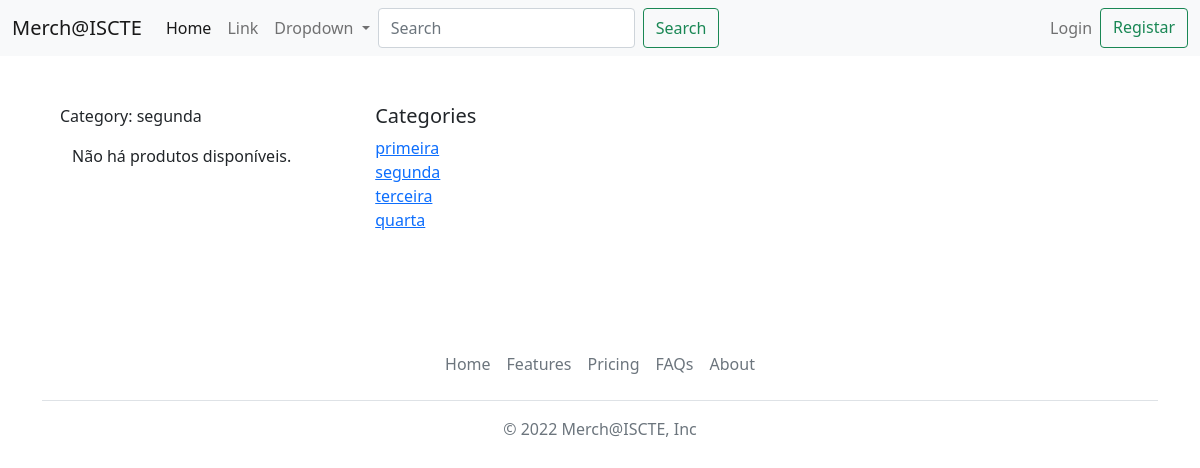
/loja/detalhe_categoria/2, run on an earlier commit of the app's database.
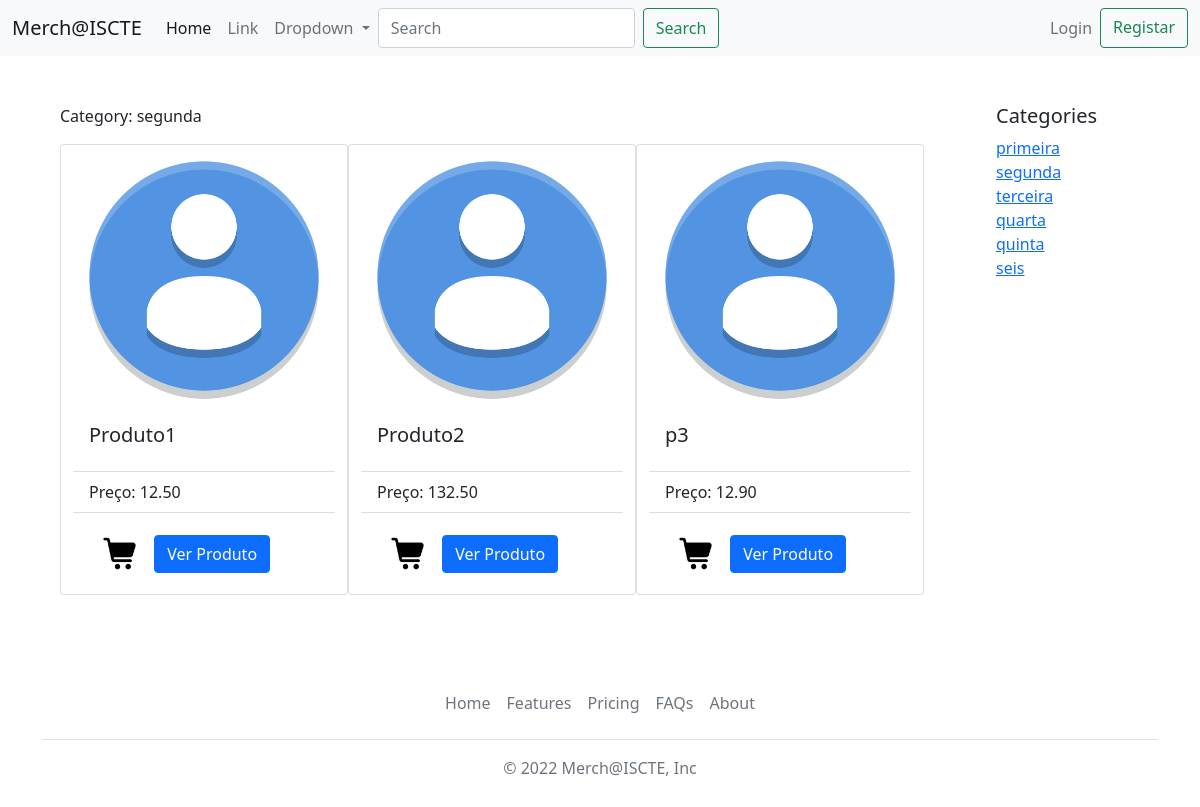
And on a later commit of the database.
### loja/models.py (models this page shows, shortened)
class Categoria(models.Model):
    categoria_nome = models.CharField(max_length=100)
    foto = models.CharField(max_length=100, default='/static/media/computer.png')

class Produto(models.Model):
    produto_nome = models.CharField(max_length=50)
    produto_texto = models.CharField(max_length=200)
    preco_data = models.DecimalField(default=0.0, decimal_places=2, max_digits=5)
    categoria = models.ForeignKey(Categoria, blank=True, null=True, on_delete=models.RESTRICT)
    foto = models.CharField(max_length=100, default='/static/media/avatardefault.png')

### loja/views.py (the view)
# urls.py: path('detalhe_categoria/<int:categoria_id>', views.detalhe_categoria, name='detalhe_categoria'),
def detalhe_categoria(request, categoria_id):
    categoria = get_object_or_404(Categoria, pk=categoria_id)
    lista_categoria = Categoria.objects.all()
    lista_produto = []
    for p in Produto.objects.all():
        if p.categoria_id == categoria_id:
            lista_produto.append(p)
    context = {'lista_produto': lista_produto, 'categoria': categoria, 'lista_categoria': lista_categoria}
    return render(request, 'loja/detalhe_categoria.html', context)

### loja/templates/loja/detalhe_categoria.html (shortened to what this page needs)
{% extends "loja/index.html" %}
{% block blocobody %}
<div class="container-fluid d-md-flex align-items-stretch">
    <div id="content" class="p-4 p-md-5 pt-5">
        <p>Category: {{ categoria.categoria_nome }}</p>
        <div class="row justify-content-center" style="margin-left:0px;margin-right:0px;">
            {% if lista_produto %}
            {% for produto in lista_produto %}
            <div class="card" style="width: 18rem;">
                <img src="{{ produto.foto }}" class="card-img-top" alt="...">
                <div class="card-body">
                    <h5 class="card-title">{{ produto.produto_nome }}</h5>
                </div>
                <ul class="list-group list-group-flush">
                    <li class="list-group-item">Preço: {{ produto.preco_data }}</li>
                </ul>
                <div class="card-body">
                    <a href="{% url 'loja:adicionar_carrinho' produto.id %}" class="btn ">
                        <img width="35" height="35" src="{{'/static/media/shoppingcart.png'}}">
                    </a>
                    <button type="button" class="btn btn-primary" data-bs-toggle="modal"
                            data-bs-target="#staticBackdrop">
                        Ver Produto
                    </button>
                </div>
            </div>
            {% endfor %}
            {% else %}
            {% if not request.user.is_superuser %}
            <p>Não há produtos disponíveis.</p>
            {% endif %}
            {% endif %}
        </div>
    </div>
    <nav id="sidebar">
        <div class="p-4 pt-5">
            <h5>Categories</h5>
            {% if lista_categoria %}
            <ul class="list-unstyled components mb-5">
                {% for categoria in lista_categoria %}
                <li>
                    <a href="{% url 'loja:detalhe_categoria' categoria.id %}">{{ categoria.categoria_nome }}</a>
                </li>
                {% endfor %}
            </ul>
            {% else %}
            <p>Não há categorias disponíveis.</p>
            {% endif %}
        </div>
    </nav>
</div>
{% endblock %}

What changed in the data, as far as the page shows it:
added Produto: foto (placeholder picture), produto_nome "Produto1", preco_data "12.50"
added Produto: foto (placeholder picture), produto_nome "Produto2", preco_data "132.50"
added Produto: foto (placeholder picture), produto_nome "p3", preco_data "12.90"
added Categoria: categoria_nome "quinta"
added Categoria: categoria_nome "seis"
Also different on the page:
text no longer shown: "Não há produtos disponíveis."
